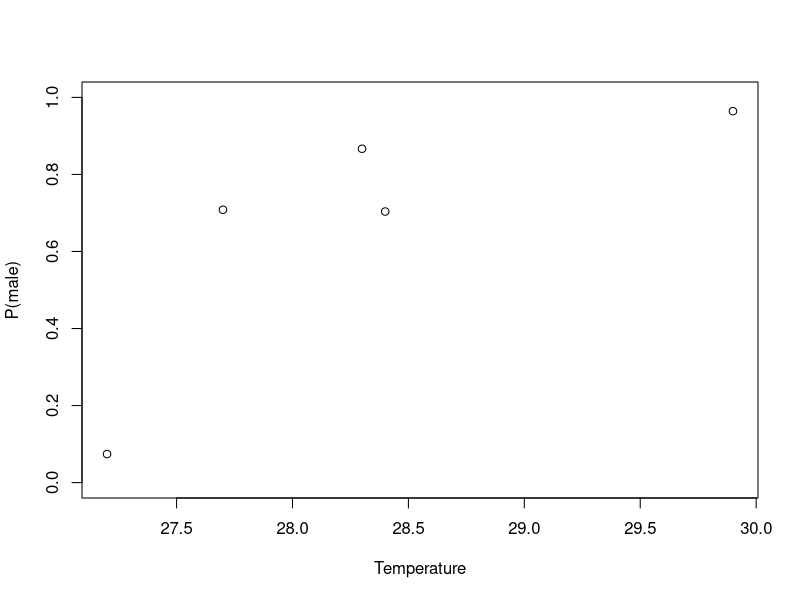
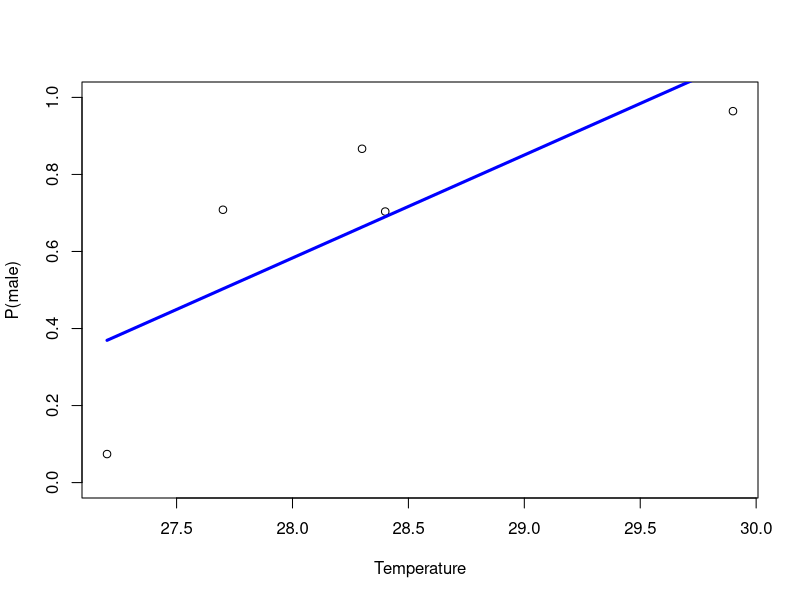
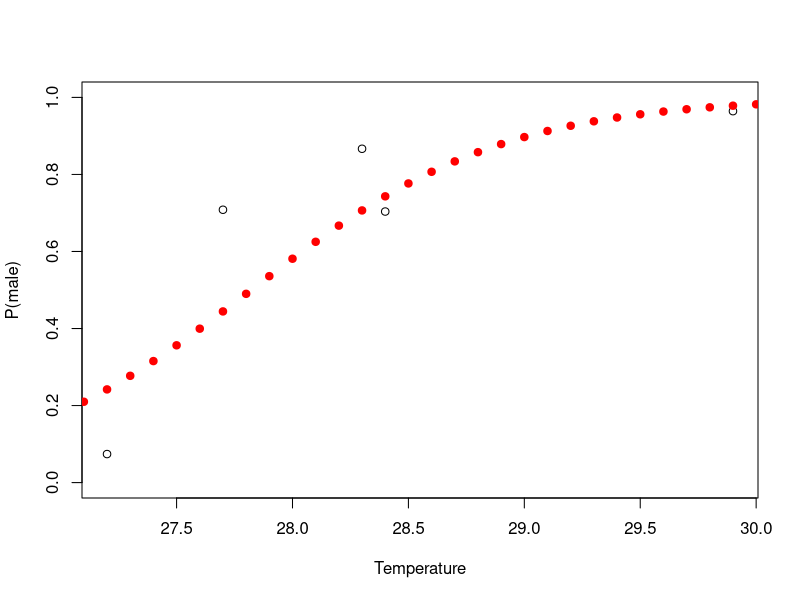
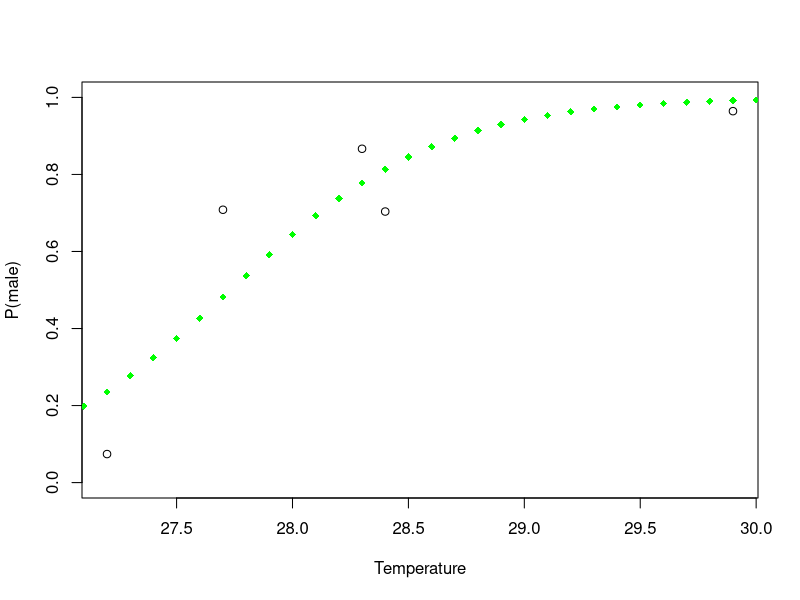

Here is the R script that generated these plots, in order:
## ---- chunk 1

library(gtools)

rm(list = ls())

temp = c(27.2, 27.7, 28.3, 28.4, 29.9)
nmale = c(2, 17, 26, 19, 27)
nfemale = c(25, 7, 4, 8, 1)
ntur = nmale + nfemale 
pmale = nmale / ntur

plot(temp, pmale, ylim = c(0, 1), xlab = "Temperature", ylab = "P(male)")

## ---- chunk 2

lm0 = lm(pmale ~ temp)
res = residuals(lm0)

plot(temp, pmale, ylim = c(0, 1), xlab = "Temperature", ylab = "P(male)")
lines(temp, lm0$fitted, col = "blue", lwd = 3)

## ---- chunk 3

log.pmale = logit(pmale)
lm1 = lm(log.pmale ~ temp)
summary(lm1)

fitted(lm1)
inv.logit(fitted(lm1))

x = seq(27, 30, 0.1)
y = inv.logit(summary(lm1)$coefficients[1] + x * summary(lm1)$coefficients[2])

plot(temp, pmale, ylim = c(0, 1), xlab = "Temperature", ylab = "P(male)")
points(x, y, col = "red", pch = 19)

## ---- chunk 4

glmf = glm(pmale ~ temp, family = binomial, weight = ntur)
fitted(glmf)

y = inv.logit(summary(glmf)$coefficients[1] + x * summary(glmf)$coefficients[2])

plot(temp, pmale, ylim = c(0, 1), xlab = "Temperature", ylab = "P(male)")
points(x, y, col = "green", pch = 18)

## ---- chunk 5

sum(dbinom(nmale, ntur, fitted(glmf), log = T))
sum(dbinom(nmale, ntur, inv.logit(fitted(lm1)), log = T))

x = 1:10
y = 2:11 + rnorm(10, 0, 1)

lm(y ~ x)
glm(y ~ x)

